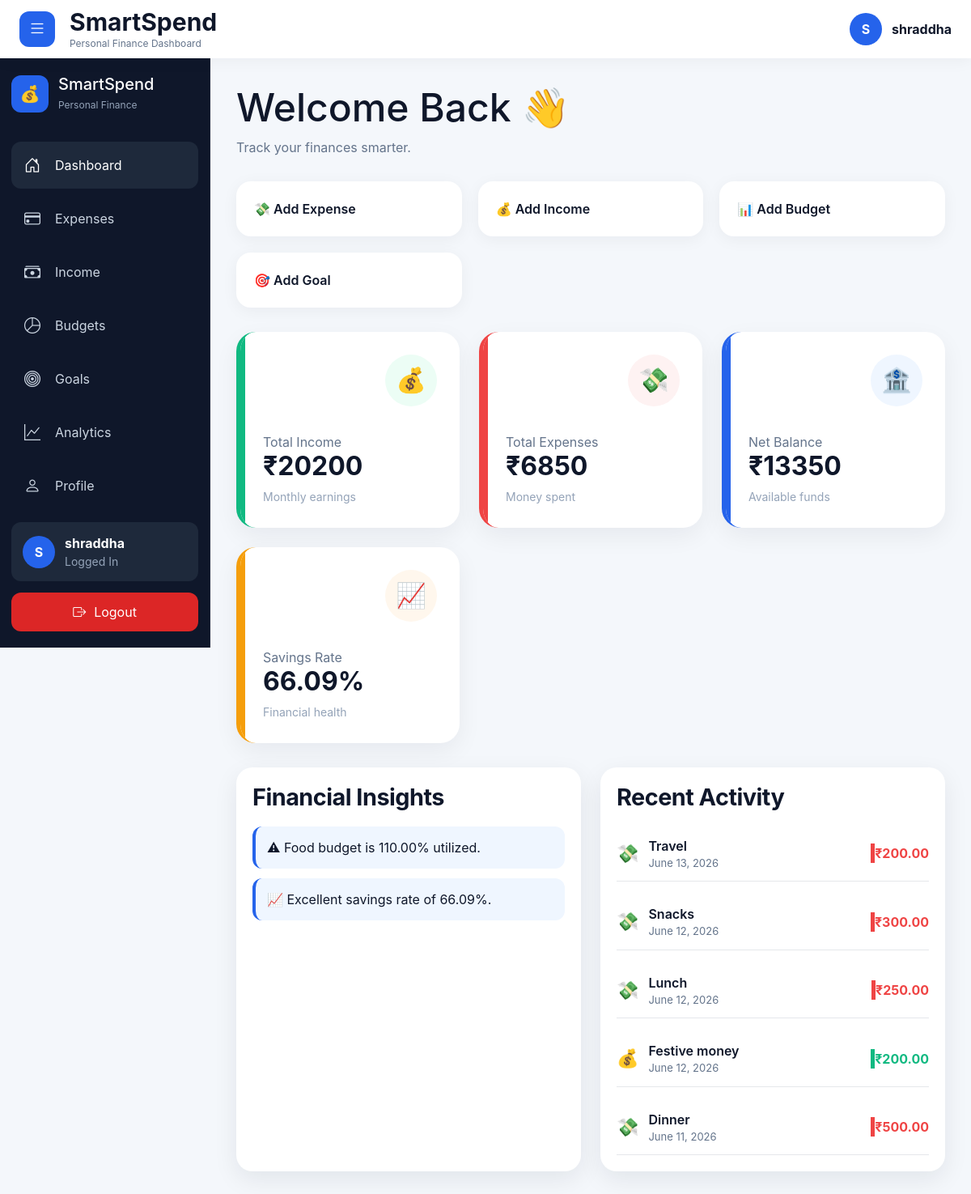
Page /dashboard/ (signed in) on the committed database.
### apps/accounts/models.py (models this page shows, shortened)
class User(AbstractUser):
    email = models.EmailField(unique=True)
    phone_number = models.CharField(max_length=15, blank=True)
    USERNAME_FIELD = "email"
    REQUIRED_FIELDS = ["username"]

### apps/expenses/models.py (models this page shows, shortened)
class Expense(models.Model):
    user = models.ForeignKey(
        settings.AUTH_USER_MODEL,
        on_delete=models.CASCADE,
        related_name="expenses"
    )
    category = models.ForeignKey(
        Category,
        on_delete=models.SET_NULL,
        null=True,
        blank=True
    )
    title = models.CharField(
        max_length=255
    )
    amount = models.DecimalField(
        max_digits=10,
        decimal_places=2
    )
    description = models.TextField(
        blank=True
    )
    expense_date = models.DateField()
    created_at = models.DateTimeField(
        auto_now_add=True
    )
    updated_at = models.DateTimeField(
        auto_now=True
    )
    class Meta:
        ordering = ["-expense_date"]

### apps/income/models.py (models this page shows, shortened)
class Income(models.Model):
    INCOME_SOURCES = [
        ("salary", "Salary"),
        ("freelance", "Freelance"),
        ("business", "Business"),
        ("investment", "Investment"),
        ("gift", "Gift"),
        ("other", "Other"),
    ]
    user = models.ForeignKey(
        settings.AUTH_USER_MODEL,
        on_delete=models.CASCADE,
        related_name="incomes"
    )
    title = models.CharField(
        max_length=255
    )
    source = models.CharField(
        max_length=50,
        choices=INCOME_SOURCES
    )
    amount = models.DecimalField(
        max_digits=10,
        decimal_places=2
    )
    description = models.TextField(
        blank=True
    )
    income_date = models.DateField()
    created_at = models.DateTimeField(
        auto_now_add=True
    )
    updated_at = models.DateTimeField(
        auto_now=True
    )
    class Meta:
        ordering = ["-income_date"]

### apps/core/views.py (the view)
@login_required
def dashboard(request):
    summary = get_financial_summary(
        request.user
    )
    category_spending = (
        get_category_spending(
            request.user
        )
    )
    chart_labels = []
    chart_values = []
    for item in category_spending:
        chart_labels.append(
            item["category__name"]
        )
        chart_values.append(
            float(item["total"])
        )
    budget_performance = (
        get_budget_performance(
            request.user
        )
    )
    expense_trend = (
        get_monthly_expense_trend(
            request.user
        )
    )
    active_goals = (
        Goal.objects.filter(
            user=request.user
        )[:5]
    )
    recent_expenses = Expense.objects.filter(
        user=request.user
    ).order_by(
        "-expense_date",
        "-id"
    )[:5]
    recent_income = Income.objects.filter(
        user=request.user
    ).order_by(
        "-income_date",
        "-id"
    )[:5]
    recent_activity = []
    for expense in recent_expenses:
        recent_activity.append(
            {
                "type": "expense",
                "title": expense.title,
                "amount": expense.amount,
                "date": expense.expense_date,
            }
        )
    for income in recent_income:
        recent_activity.append(
            {
                "type": "income",
                "title": income.title,
                "amount": income.amount,
                "date": income.income_date,
            }
        )
    recent_activity = sorted(
        recent_activity,
        key=lambda x: x["date"],
        reverse=True
    )[:5]
    insights = get_financial_insights(
        request.user,
        budget_performance,
        active_goals,
        summary["savings_rate"]
    )
    context = {
        **summary,
        "category_spending": category_spending,
        "budget_performance": budget_performance,
        "active_goals": active_goals,
        "recent_activity": recent_activity,
        "insights": insights,
        "chart_labels":
            json.dumps(chart_labels),
        "chart_values":
            json.dumps(chart_values),
        "income_expense_labels":
            json.dumps([
                "Income",
                "Expenses"
            ]),
        "income_expense_values":
            json.dumps([
                float(summary["total_income"]),
                float(summary["total_expenses"])
            ]),
        "expense_trend_labels":
            json.dumps(
                expense_trend["labels"]
            ),
        "expense_trend_values":
            json.dumps(
                expense_trend["values"]
            ),
    }
    return render(
        request,
        "dashboard/dashboard.html",
        context
    )

### apps/core/services.py (called while the page is built)
def get_financial_summary(user):
    total_income = (
        Income.objects.filter(
            user=user
        ).aggregate(
            total=Sum("amount")
        )["total"]
        or 0
    )
    total_expenses = (
        Expense.objects.filter(
            user=user
        ).aggregate(
            total=Sum("amount")
        )["total"]
        or 0
    )
    net_balance = (
        total_income -
        total_expenses
    )
    savings_rate = 0
    if total_income > 0:
        savings_rate = round(
            (
                net_balance /
                total_income
            ) * 100,
            2
        )
    return {
        "total_income": total_income,
        "total_expenses": total_expenses,
        "net_balance": net_balance,
        "savings_rate": savings_rate,
    }

def get_category_spending(user):
    return (
        Expense.objects.filter(
            user=user
        )
        .values("category__name")
        .annotate(
            total=Sum("amount")
        )
        .order_by("-total")
    )

def get_budget_performance(user):
    budgets = Budget.objects.filter(
        user=user
    )
    results = []
    for budget in budgets:
        spent = Expense.objects.filter(
            user=user,
            category=budget.category
        ).aggregate(
            total=Sum("amount")
        )["total"] or 0
        usage_percentage = 0
        if budget.amount > 0:
            usage_percentage = round(
                (
                    spent /
                    budget.amount
                ) * 100,
                2
            )
        results.append(
            {
                "category":
                    budget.category.name,
                "budget_amount":
                    budget.amount,
                "spent":
                    spent,
                "usage_percentage":
                    usage_percentage,
            }
        )
    return results

### apps/goals/models.py (called while the page is built)
    @property
    def progress_percentage(self):
        if self.target_amount == 0:
            return 0
        return round(
            (self.current_amount / self.target_amount) * 100,
            2
        )

### templates/dashboard/dashboard.html (shortened to what this page needs)
{% extends "base.html" %}
{% block content %}
<div class="dashboard-header">
    <div>
        <h1>
            Welcome Back 👋
        </h1>
        <p>
            Track your finances smarter.
        </p>
    </div>
</div>
<div class="quick-actions">
    <a href="{% url 'expense_create' %}" class="action-card">
        💸 Add Expense
    </a>
    <a href="{% url 'income_create' %}" class="action-card">
        💰 Add Income
    </a>
    <a href="{% url 'budget_create' %}" class="action-card">
        📊 Add Budget
    </a>
    <a href="{% url 'goal_create' %}" class="action-card">
        🎯 Add Goal
    </a>
</div>
<div class="stats-grid">
    <div class="fin-card income">
        <div class="card-icon">
            💰
        </div>
        <div class="stat-label">
            Total Income
        </div>
        <div class="stat-number">
            ₹{{ total_income }}
        </div>
        <div class="stat-subtitle">
            Monthly earnings
        </div>
    </div>
    <div class="fin-card expense">
        <div class="card-icon">
            💸
        </div>
        <div class="stat-label">
            Total Expenses
        </div>
        <div class="stat-number">
            ₹{{ total_expenses }}
        </div>
        <div class="stat-subtitle">
            Money spent
        </div>
    </div>
    <div class="fin-card balance">
        <div class="card-icon">
            🏦
        </div>
        <div class="stat-label">
            Net Balance
        </div>
        <div class="stat-number">
            ₹{{ net_balance }}
        </div>
        <div class="stat-subtitle">
            Available funds
        </div>
    </div>
    <div class="fin-card savings">
        <div class="card-icon">
            📈
        </div>
        <div class="stat-label">
            Savings Rate
        </div>
        <div class="stat-number">
            {{ savings_rate }}%
        </div>
        <div class="stat-subtitle">
            Financial health
        </div>
    </div>
</div>
<div class="dashboard-grid">
    <div class="panel">
        <h3>
            Financial Insights
        </h3>
        {% for insight in insights %}
            <div class="insight-item">
                {{ insight }}
            </div>
        {% empty %}
            <p>
                No insights available.
            </p>
        {% endfor %}
    </div>
    <div class="panel">
        <h3>
            Recent Activity
        </h3>
        {% if recent_activity %}
            <div class="activity-list">
                {% for item in recent_activity %}
                <div class="activity-item">
                    <div class="activity-icon">
                        {% if item.type == "expense" %}
                            💸
                        {% else %}
                            💰
                        {% endif %}
                    </div>
                    <div class="activity-content">
                        <div class="activity-title">
                            {{ item.title }}
                        </div>
                        <div class="activity-date">
                            {{ item.date }}
                        </div>
                    </div>
                    <div
                        class="
                            activity-amount
                            {% if item.type == 'expense' %}
                                expense
                            {% else %}
                                income
                            {% endif %}
                        "
                    >
                        ₹{{ item.amount }}
                    </div>
                </div>
                {% endfor %}
            </div>
        {% endif %}
    </div>
</div>
{% endblock %}

### templates/base.html (shortened to what this page needs)
{% load static %}
<!DOCTYPE html>
<html lang="en">
<head>
    <link
        href="https://cdn.jsdelivr.net/npm/bootstrap@5.3.3/dist/css/bootstrap.min.css"
        rel="stylesheet"
    >
    <link
        rel="stylesheet"
        href="https://cdn.jsdelivr.net/npm/bootstrap-icons@1.11.3/font/bootstrap-icons.min.css"
    >
    <link
        rel="stylesheet"
        href="{% static 'css/main.css' %}"
    >
</head>
<body>
{% if request.user.is_authenticated %}
<header class="topbar">
    <div class="topbar-left">
        <button
            id="sidebarToggle"
            class="menu-btn"
        >
            <i class="bi bi-list"></i>
        </button>
        <div>
            <h4 class="logo">
                SmartSpend
            </h4>
            <div class="logo-subtitle">
                Personal Finance Dashboard
            </div>
        </div>
    </div>
    <div class="topbar-user">
        <div class="topbar-avatar">
            {{ request.user.username|first|upper }}
        </div>
        <div>
            <strong>
                {{ request.user.username }}
            </strong>
        </div>
    </div>
</header>
{% endif %}
<div class="app-container">
    {% if request.user.is_authenticated %}
    <aside
        id="sidebar"
        class="sidebar"
    >
        <div>
            <div class="brand">
                <div class="brand-logo">
                    💰
                </div>
                <div class="brand-text">
                    <h3>
                        SmartSpend
                    </h3>
                    <span>
                        Personal Finance
                    </span>
                </div>
            </div>
            <nav class="sidebar-nav">
                <a
                    href="/dashboard/"
                    data-tooltip="Dashboard"
                    class="{% if '/dashboard/' in request.path %}active{% endif %}"
                >
                    <i class="bi bi-house-door"></i>
                    <span>
                        Dashboard
                    </span>
                </a>
                <a
                    href="/expenses/"
                    data-tooltip="Expenses"
                    class="{% if '/expenses/' in request.path %}active{% endif %}"
                >
                    <i class="bi bi-credit-card"></i>
                    <span>
                        Expenses
                    </span>
                </a>
                <a
                    href="/income/"
                    data-tooltip="Income"
                    class="{% if '/income/' in request.path %}active{% endif %}"
                >
                    <i class="bi bi-cash-stack"></i>
                    <span>
                        Income
                    </span>
                </a>
                <a
                    href="/budgets/"
                    data-tooltip="Budgets"
                    class="{% if '/budgets/' in request.path %}active{% endif %}"
                >
                    <i class="bi bi-pie-chart"></i>
                    <span>
                        Budgets
                    </span>
                </a>
                <a
                    href="/goals/"
                    data-tooltip="Goals"
                    class="{% if '/goals/' in request.path %}active{% endif %}"
                >
                    <i class="bi bi-bullseye"></i>
                    <span>
                        Goals
                    </span>
                </a>
                <a
                    href="/analytics/"
                    data-tooltip="Analytics"
                    class="{% if '/analytics/' in request.path %}active{% endif %}"
                >
                    <i class="bi bi-graph-up"></i>
                    <span>
                        Analytics
                    </span>
                </a>
                <a
                    href="/profile/"
                    data-tooltip="Profile"
                    class="{% if '/profile/' in request.path %}active{% endif %}"
                >
                    <i class="bi bi-person"></i>
                    <span>
                        Profile
                    </span>
                </a>
            </nav>
        </div>
        <div>
            <div class="user-mini">
                <div class="avatar">
                    {{ request.user.username|first|upper }}
                </div>
                <div class="user-info">
                    <strong>
                        {{ request.user.username }}
                    </strong>
                    <small>
                        Logged In
                    </small>
                </div>
            </div>
            <form
                method="post"
                action="{% url 'logout' %}"
            >
                <button
                    class="logout-btn"
                    type="submit"
                >
                    <i class="bi bi-box-arrow-right"></i>
                    <span>
                        Logout
                    </span>
                </button>
            </form>
        </div>
    </aside>
    {% endif %}
    <main
        id="mainContent"
        class="main-content"
    >
        {% block content %}
        {% endblock %}
    </main>
</div>
</body>
</html>

### rows in the picture
User: user.username|first "S", user.username "shraddha"
Expense: title "Travel", date "June 13, 2026", amount "200.00"
Expense: title "Snacks", date "June 12, 2026", amount "300.00"
Expense: title "Lunch", date "June 12, 2026", amount "250.00"
Income: title "Festive money", date "June 12, 2026", amount "200.00"
Expense: title "Dinner", date "June 11, 2026", amount "500.00"

### other values in the picture
{{ total_income }} "20200"
{{ total_expenses }} "6850"
{{ net_balance }} "13350"
{{ savings_rate }} "66.09"
{{ insight }} "⚠ Food budget is 110.00% utilized." "📈 Excellent savings rate of 66.09%."
